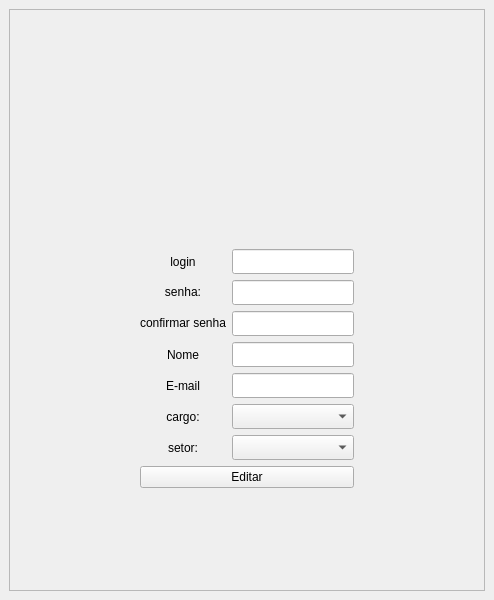
<?xml version="1.0" encoding="UTF-8"?>
<ui version="4.0">
 <class>Form</class>
 <widget class="QWidget" name="Form">
  <property name="geometry">
   <rect>
    <x>0</x>
    <y>0</y>
    <width>494</width>
    <height>600</height>
   </rect>
  </property>
  <property name="windowTitle">
   <string>Form</string>
  </property>
  <layout class="QVBoxLayout" name="verticalLayout">
   <property name="spacing">
    <number>0</number>
   </property>
   <property name="leftMargin">
    <number>0</number>
   </property>
   <property name="topMargin">
    <number>0</number>
   </property>
   <property name="rightMargin">
    <number>0</number>
   </property>
   <property name="bottomMargin">
    <number>0</number>
   </property>
   <item>
    <widget class="QWidget" name="widget" native="true">
     <layout class="QHBoxLayout" name="horizontalLayout">
      <item>
       <widget class="QFrame" name="frame">
        <property name="frameShape">
         <enum>QFrame::Shape::StyledPanel</enum>
        </property>
        <property name="frameShadow">
         <enum>QFrame::Shadow::Raised</enum>
        </property>
        <layout class="QVBoxLayout" name="verticalLayout_7">
         <item>
          <spacer name="verticalSpacer_3">
           <property name="orientation">
            <enum>Qt::Orientation::Vertical</enum>
           </property>
           <property name="sizeHint" stdset="0">
            <size>
             <width>20</width>
             <height>40</height>
            </size>
           </property>
          </spacer>
         </item>
         <item>
          <layout class="QHBoxLayout" name="horizontalLayout_3">
           <item>
            <spacer name="horizontalSpacer_3">
             <property name="orientation">
              <enum>Qt::Orientation::Horizontal</enum>
             </property>
             <property name="sizeHint" stdset="0">
              <size>
               <width>40</width>
               <height>20</height>
              </size>
             </property>
            </spacer>
           </item>
           <item>
            <widget class="QLabel" name="label_4">
             <property name="sizePolicy">
              <sizepolicy hsizetype="Fixed" vsizetype="Preferred">
               <horstretch>0</horstretch>
               <verstretch>0</verstretch>
              </sizepolicy>
             </property>
             <property name="minimumSize">
              <size>
               <width>100</width>
               <height>100</height>
              </size>
             </property>
             <property name="maximumSize">
              <size>
               <width>100</width>
               <height>100</height>
              </size>
             </property>
             <property name="text">
              <string/>
             </property>
             <property name="pixmap">
              <pixmap resource="scr/user_resource.qrc">:/icon/icon/user proile.png</pixmap>
             </property>
             <property name="scaledContents">
              <bool>true</bool>
             </property>
             <property name="alignment">
              <set>Qt::AlignmentFlag::AlignCenter</set>
             </property>
             <property name="wordWrap">
              <bool>false</bool>
             </property>
            </widget>
           </item>
           <item>
            <spacer name="horizontalSpacer_4">
             <property name="orientation">
              <enum>Qt::Orientation::Horizontal</enum>
             </property>
             <property name="sizeHint" stdset="0">
              <size>
               <width>40</width>
               <height>20</height>
              </size>
             </property>
            </spacer>
           </item>
          </layout>
         </item>
         <item>
          <spacer name="verticalSpacer_2">
           <property name="orientation">
            <enum>Qt::Orientation::Vertical</enum>
           </property>
           <property name="sizeType">
            <enum>QSizePolicy::Policy::Minimum</enum>
           </property>
           <property name="sizeHint" stdset="0">
            <size>
             <width>20</width>
             <height>30</height>
            </size>
           </property>
          </spacer>
         </item>
         <item>
          <layout class="QGridLayout" name="gridLayout">
           <item row="6" column="2">
            <widget class="QComboBox" name="comboBox_2">
             <property name="minimumSize">
              <size>
               <width>0</width>
               <height>25</height>
              </size>
             </property>
             <property name="maximumSize">
              <size>
               <width>150</width>
               <height>16777215</height>
              </size>
             </property>
            </widget>
           </item>
           <item row="5" column="1">
            <widget class="QLabel" name="LB_cargo">
             <property name="text">
              <string>cargo:</string>
             </property>
             <property name="alignment">
              <set>Qt::AlignmentFlag::AlignCenter</set>
             </property>
            </widget>
           </item>
           <item row="3" column="2">
            <widget class="QLineEdit" name="lineEdit_3">
             <property name="minimumSize">
              <size>
               <width>0</width>
               <height>25</height>
              </size>
             </property>
             <property name="maximumSize">
              <size>
               <width>150</width>
               <height>16777215</height>
              </size>
             </property>
            </widget>
           </item>
           <item row="1" column="2">
            <widget class="QLineEdit" name="lineEdit_4">
             <property name="minimumSize">
              <size>
               <width>0</width>
               <height>25</height>
              </size>
             </property>
             <property name="maximumSize">
              <size>
               <width>150</width>
               <height>16777215</height>
              </size>
             </property>
            </widget>
           </item>
           <item row="2" column="1" alignment="Qt::AlignmentFlag::Qt::AlignmentFlag::AlignVCenter">
            <widget class="QLabel" name="label_2">
             <property name="text">
              <string>confirmar senha</string>
             </property>
             <property name="alignment">
              <set>Qt::AlignmentFlag::AlignCenter</set>
             </property>
            </widget>
           </item>
           <item row="6" column="1">
            <widget class="QLabel" name="LB_setor">
             <property name="text">
              <string>setor:</string>
             </property>
             <property name="alignment">
              <set>Qt::AlignmentFlag::AlignCenter</set>
             </property>
            </widget>
           </item>
           <item row="5" column="2">
            <widget class="QComboBox" name="comboBox">
             <property name="minimumSize">
              <size>
               <width>0</width>
               <height>25</height>
              </size>
             </property>
             <property name="maximumSize">
              <size>
               <width>150</width>
               <height>16777215</height>
              </size>
             </property>
            </widget>
           </item>
           <item row="2" column="0">
            <spacer name="horizontalSpacer">
             <property name="orientation">
              <enum>Qt::Orientation::Horizontal</enum>
             </property>
             <property name="sizeHint" stdset="0">
              <size>
               <width>40</width>
               <height>20</height>
              </size>
             </property>
            </spacer>
           </item>
           <item row="1" column="1" alignment="Qt::AlignmentFlag::Qt::AlignmentFlag::AlignVCenter">
            <widget class="QLabel" name="label">
             <property name="text">
              <string>senha:</string>
             </property>
             <property name="alignment">
              <set>Qt::AlignmentFlag::AlignCenter</set>
             </property>
            </widget>
           </item>
           <item row="4" column="1">
            <widget class="QLabel" name="LB_email">
             <property name="text">
              <string>E-mail</string>
             </property>
             <property name="alignment">
              <set>Qt::AlignmentFlag::AlignCenter</set>
             </property>
            </widget>
           </item>
           <item row="2" column="2">
            <widget class="QLineEdit" name="lineEdit_5">
             <property name="minimumSize">
              <size>
               <width>0</width>
               <height>25</height>
              </size>
             </property>
             <property name="maximumSize">
              <size>
               <width>150</width>
               <height>16777215</height>
              </size>
             </property>
            </widget>
           </item>
           <item row="4" column="2">
            <widget class="QLineEdit" name="lineEdit_2">
             <property name="minimumSize">
              <size>
               <width>0</width>
               <height>25</height>
              </size>
             </property>
             <property name="maximumSize">
              <size>
               <width>150</width>
               <height>16777215</height>
              </size>
             </property>
            </widget>
           </item>
           <item row="0" column="1">
            <widget class="QLabel" name="LB_login">
             <property name="text">
              <string>login</string>
             </property>
             <property name="alignment">
              <set>Qt::AlignmentFlag::AlignCenter</set>
             </property>
            </widget>
           </item>
           <item row="3" column="1">
            <widget class="QLabel" name="LB_email_2">
             <property name="text">
              <string>Nome</string>
             </property>
             <property name="alignment">
              <set>Qt::AlignmentFlag::AlignCenter</set>
             </property>
            </widget>
           </item>
           <item row="2" column="3">
            <spacer name="horizontalSpacer_2">
             <property name="orientation">
              <enum>Qt::Orientation::Horizontal</enum>
             </property>
             <property name="sizeHint" stdset="0">
              <size>
               <width>40</width>
               <height>20</height>
              </size>
             </property>
            </spacer>
           </item>
           <item row="0" column="2">
            <widget class="QLineEdit" name="lineEdit">
             <property name="minimumSize">
              <size>
               <width>40</width>
               <height>25</height>
              </size>
             </property>
             <property name="maximumSize">
              <size>
               <width>150</width>
               <height>25</height>
              </size>
             </property>
            </widget>
           </item>
           <item row="7" column="1" colspan="2">
            <widget class="QPushButton" name="BtnEditar">
             <property name="text">
              <string>Editar</string>
             </property>
            </widget>
           </item>
          </layout>
         </item>
         <item>
          <spacer name="verticalSpacer">
           <property name="orientation">
            <enum>Qt::Orientation::Vertical</enum>
           </property>
           <property name="sizeHint" stdset="0">
            <size>
             <width>20</width>
             <height>40</height>
            </size>
           </property>
          </spacer>
         </item>
        </layout>
       </widget>
      </item>
     </layout>
    </widget>
   </item>
  </layout>
 </widget>
 <resources>
  <include location="scr/user_resource.qrc"/>
  <include location="scr/user_resource.qrc"/>
 </resources>
 <connections/>
</ui>
